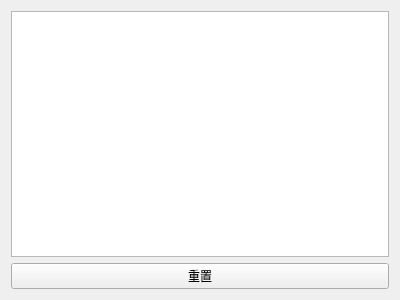
<?xml version="1.0" encoding="UTF-8"?>
<ui version="4.0">
 <class>InputSPercentage</class>
 <widget class="QWidget" name="InputSPercentage">
  <property name="geometry">
   <rect>
    <x>0</x>
    <y>0</y>
    <width>400</width>
    <height>300</height>
   </rect>
  </property>
  <property name="windowTitle">
   <string>Form</string>
  </property>
  <layout class="QVBoxLayout" name="verticalLayout">
   <item>
    <widget class="QTableView" name="tableView"/>
   </item>
   <item>
    <widget class="QPushButton" name="reset">
     <property name="text">
      <string>重置</string>
     </property>
    </widget>
   </item>
  </layout>
 </widget>
 <resources/>
 <connections/>
</ui>
